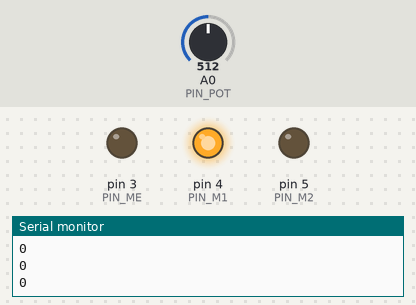
Simulated run of this sketch. Board: Arduino Uno, built with avr-gcc and run on an emulated ATmega328P. On the bench: output pins drawn as LEDs (lit = HIGH), the last lines printed to the serial monitor. The inputs (shaded band) are chosen by the test bench; at power-on: A0 (PIN_POT) = 512.

Above: at 1.2 s.
1.3 s: A0 (PIN_POT) set to 716
At 2.3 s:
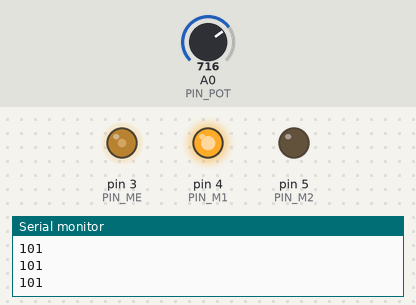
2.8 s: A0 (PIN_POT) set to 900
At 3.4 s:
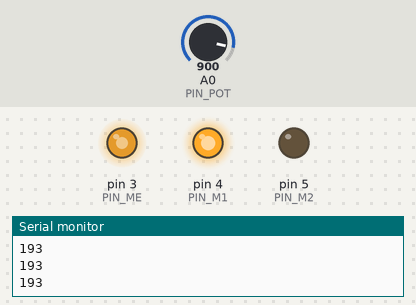
4.3 s: A0 (PIN_POT) set to 306
At 4.6 s:
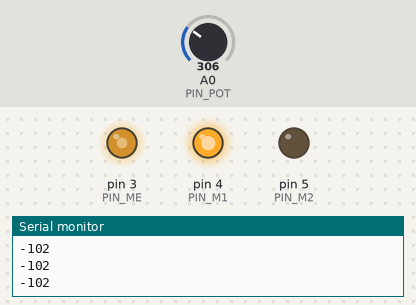
5.8 s: A0 (PIN_POT) set to 122
At 7.1 s:
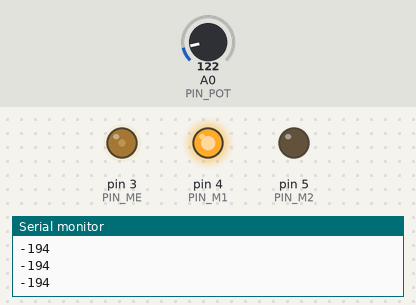
Timing chart, 0 to 8.3 s (numbered marks = the images above; inputs shaded):
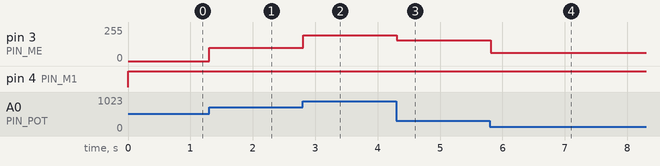

Measured:
- after the input at 1.3 s, pin 3 (PIN_ME): 0/255 → 101/255 at once
- after the input at 2.8 s, pin 3 (PIN_ME): 101/255 → 193/255 at once
- after the input at 4.3 s, pin 3 (PIN_ME): 193/255 → 154/255 at once
- after the input at 5.8 s, pin 3 (PIN_ME): 154/255 → 62/255 at once

The sketch:

Test_h-bridge.ino
```cpp
// ELCOche
/* -------------------- TEST PUENTE-H --------------------
 * Este test permite comprobar el correcto funcionamiento
 * de un puente en h, concretamente ha sido probado en el
 * L298N.
 * El test permite controlar la velocidad de un motor con
 * un potenciómetro conectado a la entrada analógica A0.
 * El pin de enable del puente se debe conectar a una entrada
 * PWM (D3 lo es).
 * Asegúrese de fijar el baudrate a 9600 en el monitor serie.
*/

#define BAUDRATE    9600
#define TEST_PIN_0  A0
#define TEST_PIN_1  A1
#define PIN_ME      3
#define PIN_M1      4
#define PIN_M2      5
#define PIN_POT     A0

int motor;

void setup() {
  Serial.begin(BAUDRATE);
  pinMode(PIN_M1, OUTPUT);
  pinMode(PIN_M2, OUTPUT);
  pinMode(PIN_ME, OUTPUT);
}

void loop() {
  motor = map(analogRead(PIN_POT), 512, 1023, 0, 255);
  digitalWrite(PIN_M1, HIGH);
  digitalWrite(PIN_M2, LOW);
  analogWrite(PIN_ME, motor);
  delay(10);
  Serial.println(motor);
}
```
